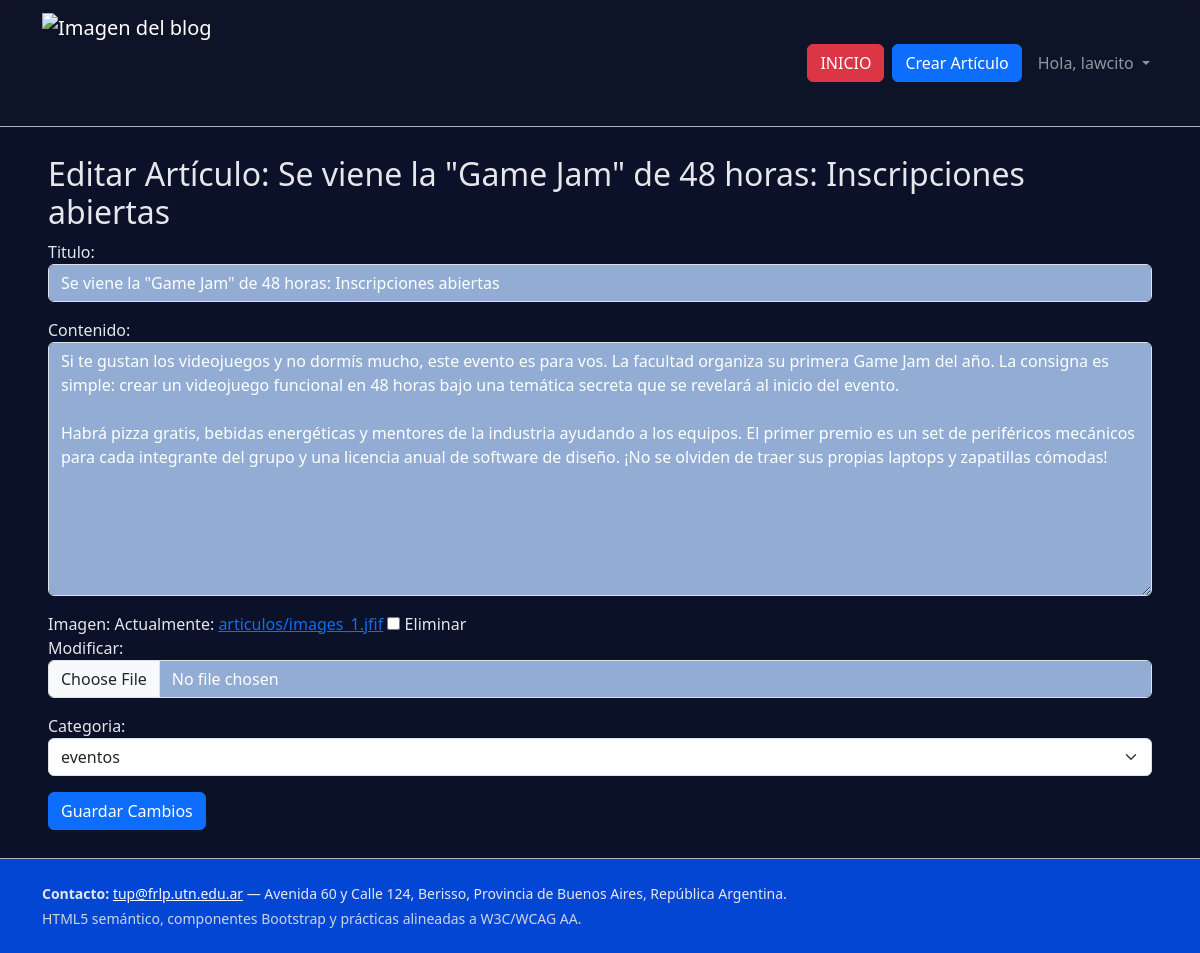
The page /articulos/10/editar/ (signed in) on the database its author committed.
### blog_edicion/models.py (models this page shows, shortened)
class Articulo(models.Model):
    titulo = models.CharField(max_length=200)
    contenido = models.TextField()
    fecha_publicacion = models.DateTimeField(default=timezone.now)
    imagen = models.ImageField(upload_to='articulos/', blank=True, null=True)
    categoria = models.ForeignKey(Categoria, on_delete=models.SET_NULL, null=True, related_name='articulos')
    autor = models.ForeignKey(User, on_delete=models.CASCADE, null=True, blank=True)
    class Meta:
        ordering = ['-fecha_publicacion']

### blog_edicion/views.py (the view)
# urls.py: path('<int:pk>/editar/', views.editar_articulo, name='editar_articulo'),
@login_required
def editar_articulo(request, pk):
    articulo = get_object_or_404(Articulo, pk=pk)
    if articulo.autor != request.user:
        return HttpResponseForbidden("No tienes permiso para editar este artículo.")
    if request.method == "POST":
        form = ArticuloForm(request.POST, request.FILES, instance=articulo)
        if form.is_valid():
            form.save()
            return redirect("blog_edicion:articulo_detalle", pk=articulo.pk)
    else:
        form = ArticuloForm(instance=articulo)
    return render(
        request,
        "blog_edicion/editar_articulo.html",
        {"form": form, "articulo": articulo},
    )

### blog_edicion/forms.py
class ArticuloForm(forms.ModelForm):
    class Meta:
        model = Articulo
        fields = ['titulo', 'contenido', 'imagen', 'categoria']
        widgets = {
            'titulo': forms.TextInput(attrs={'class': 'form-control '}),
            'contenido': forms.Textarea(attrs={'class': 'form-control'}),
            'categoria': forms.Select(attrs={'class': 'form-select '}),
            'imagen': forms.ClearableFileInput(attrs={'class': 'form-control'}),
        }

### blog_edicion/models.py (called while the page is built)
    def __str__(self):
        return self.nombre

### templates/blog_edicion/editar_articulo.html (shortened to what this page needs)
{% extends "base.html" %}
{% block content %}
  <h2>Editar Artículo: {{ articulo.titulo }}</h2>
  <form method="post" enctype="multipart/form-data">
    {{ form.as_p }}
    <button type="submit" class="btn btn-primary">Guardar Cambios</button>
  </form>
{% endblock %}

### templates/base.html (shortened to what this page needs)
{% load static %}
<!DOCTYPE html>
<html lang="es">
<head>
  <link href="https://cdn.jsdelivr.net/npm/bootstrap@5.3.3/dist/css/bootstrap.min.css" rel="stylesheet">
  <link rel="stylesheet" href="{% static 'css/estilos.css' %}">
</head>
<body class="bg-surface text-light">
  <header class="border-bottom border-dark-subtle">
    <nav class="navbar navbar-expand-lg navbar-dark" style="background: hsla(221, 39%, 11%, 0.651); backdrop-filter: blur(8px);">
      <div class="container">
        <a class="navbar-brand d-inline-flex align-items-center" href="{% url 'home' %}">
          <img src="{% static 'img/logo2.png' %}" alt="Imagen del blog" style="height:100px;width:auto;">
        </a>
        <div class="collapse navbar-collapse" id="navMain">
          <ul class="navbar-nav ms-auto gap-2 align-items-start align-items-lg-center">
            <li class="nav-item">
              <a class="btn btn-danger w-100" href="{% url 'home' %}">INICIO</a>
            </li>
            {% if user.is_authenticated %}
              <li class="nav-item">
                <a class="btn btn-primary w-100" href="{% url 'blog_edicion:crear_articulo' %}">Crear Artículo</a>
              </li>
              <li class="nav-item dropdown">
                <a class="nav-link dropdown-toggle" href="#" id="navbarDropdown" role="button" data-bs-toggle="dropdown" aria-expanded="false">
                  Hola, {{ user.username }}
                </a>
              </li>
            {% endif %}
          </ul>
        </div>
      </div>
    </nav>
  </header>
  <main id="contenido" class="mx-4 my-1">
    <div class="p-4 rounded-4 bg-panel text-black">
      {% block content %}{% endblock %}
    </div>
  </main>
  <footer class="py-4 border-top border-dark-subtle bg-footer">
    <div class="container small">
      <address class="mb-1">
        <strong>Contacto:</strong>
        <a class="link-light text-decoration-underline" href="mailto:tup@frlp.utn.edu.ar">tup@frlp.utn.edu.ar</a> —
        Avenida 60 y Calle 124, Berisso, Provincia de Buenos Aires, República Argentina.
      </address>
      <div class="text-secondary">
        HTML5 semántico, componentes Bootstrap y prácticas alineadas a W3C/WCAG AA.
      </div>
    </div>
  </footer>
</body>
</html>

### static/css/estilos.css (style rules this page uses)
:root { --bg: #0a1128; --panel: #0a1128; --text: #fefcfb; }
html, body { height: 100%; }
body { background: #0a1128; color: var(--text); overflow-x: hidden; width: 100%; }
.bg-panel { background: var(--panel); color: #e5e7eb; }
.bg-panel h1, .bg-panel h2, .bg-panel p, .bg-panel .lead { color: #e5e7eb; }
.bg-footer { background: #0446d4; color: #e5e7eb; }
form .form-control { background-color: #92acd3 !important; color: white !important; }
.navbar-nav .btn { width: 100%; }
@media (min-width: 992px) { .navbar-nav { gap: 0.5rem; align-items: center; } }
@media (min-width: 992px) { .navbar-nav .btn { width: auto; } }
.text-secondary { color: #cbd5e1 !important; }

### rows shown on the page
Articulo: titulo "Se viene la \"Game Jam\" de 48 horas: Inscripciones abiertas", contenido "Si te gustan los videojuegos y no dormís mucho, este evento es para vos. La facultad organiza su primera Game Jam del año. La consigna es simple: crear un videojuego funcional en 48 horas bajo una temática secreta que se revelará al inicio del evento. Habrá pizza gratis, bebidas energéticas y mentores de la industria ayudando a los equipos. El primer premio es un set de periféricos mecánicos para cada integrante del grupo y una licencia anual de software de diseño. ¡No se olviden de traer sus propias laptops y zapatillas cómodas!", categoria "eventos"

### other values the page prints
{{ user.username }} "lawcito"
